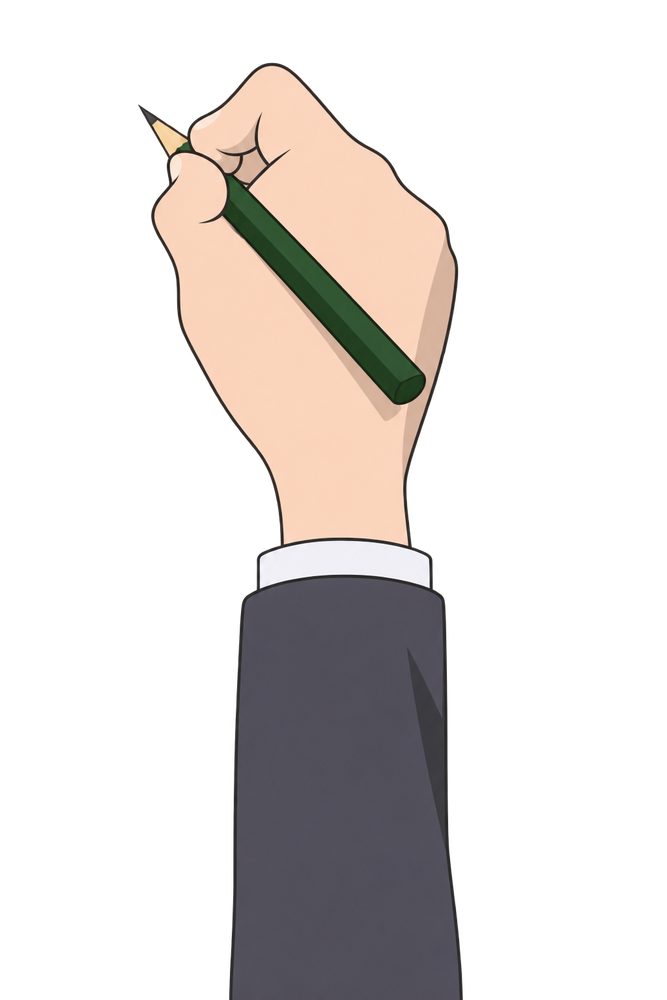
#> input picture art/cut/h08b_scrawl.png, 667 x 1000 px, shrunk from 1024 x 1536 before the run
$ python defringe.py ../art/cut/h08b_scrawl.png ../art/cut/R14f_askL3.png 5
#> lines starting #> are read from the running program, lines starting #| are printed output that depends on the picture; after the words box and inside, x2 and y2 are one past the last pixel; in counts of white or black regions, pixels touching at a corner belong together
"""Remove the light halo a white-background cutout leaves on its edge.

Edge pixels of a cutout are part artwork, part the white paper it was drawn on; when the card is
drawn with an alpha test those pixels show up as a light outline round dark areas (socks, uniform).
This copies the colour of the nearest solid pixel into every semi-transparent pixel and keeps alpha.
usage: python tools/defringe.py <in.png> <out.png> [solid_alpha=250]
"""
import sys
import numpy as np
from PIL import Image
from scipy import ndimage

src, dst = sys.argv[1], sys.argv[2]
solid = int(sys.argv[3]) if len(sys.argv) > 3 else 250
im = np.asarray(Image.open(src).convert('RGBA')).copy()
#> im is the input picture: shape (1000, 667, 4); mean R, G, B, A 44.7, 40.1, 38, 73.8
a = im[..., 3]
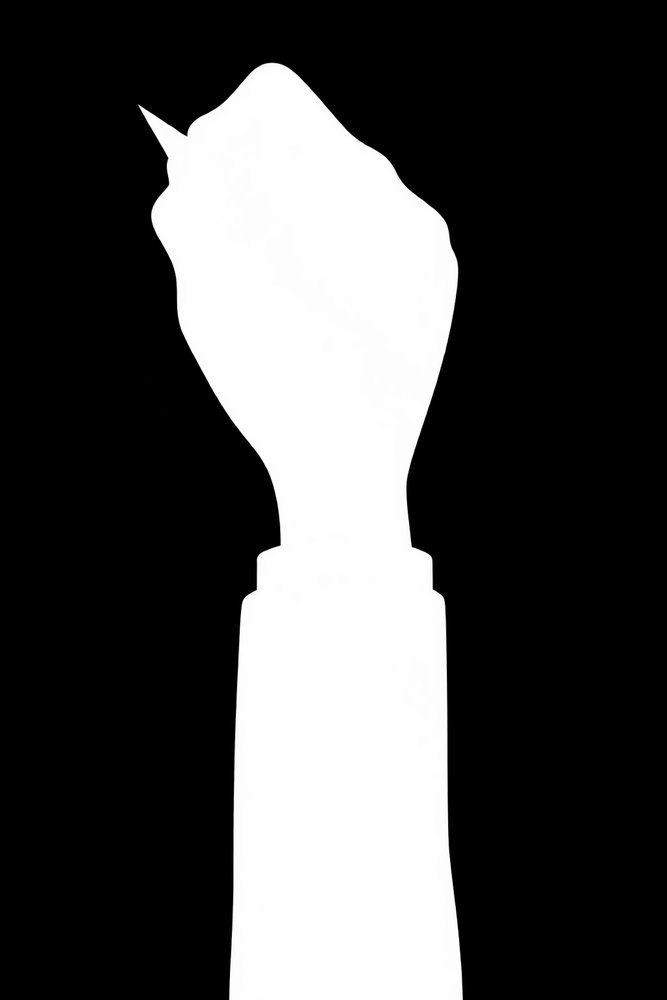
#> a: shape (1000, 667); min 0, max 255, mean 73.8
_, (iy, ix) = ndimage.distance_transform_edt(a < solid, return_indices=True)
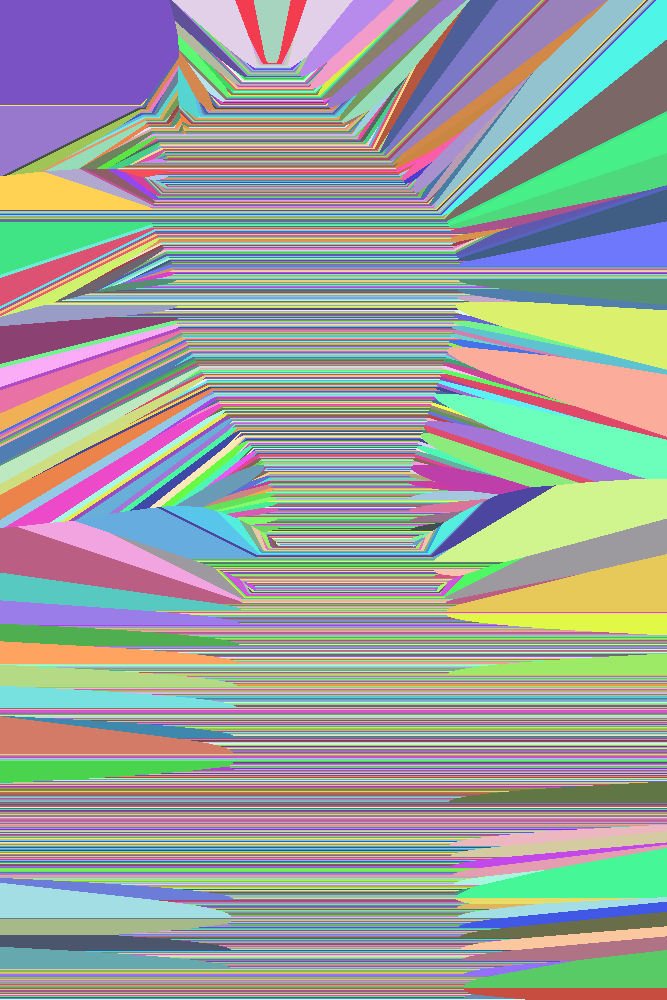
#> iy: shape (1000, 667) int32; 938 distinct labels, from 62 to 999; one colour per label, 0 black
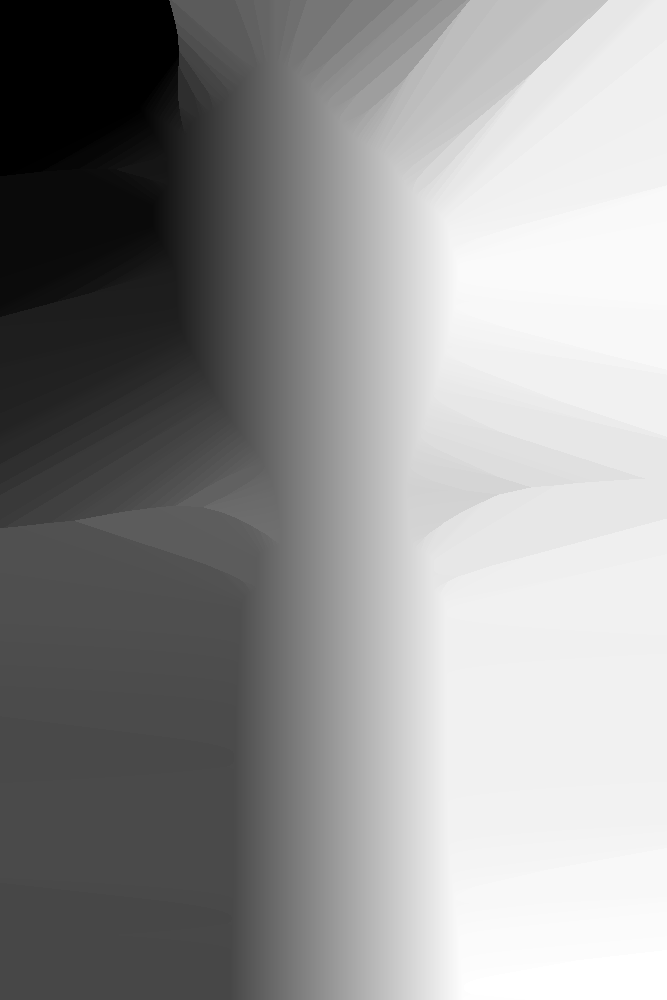
#> ix: shape (1000, 667) int32; min 138, max 464, mean 326.2; drawn with min black and max white
edge = (a > 0) & (a < solid)
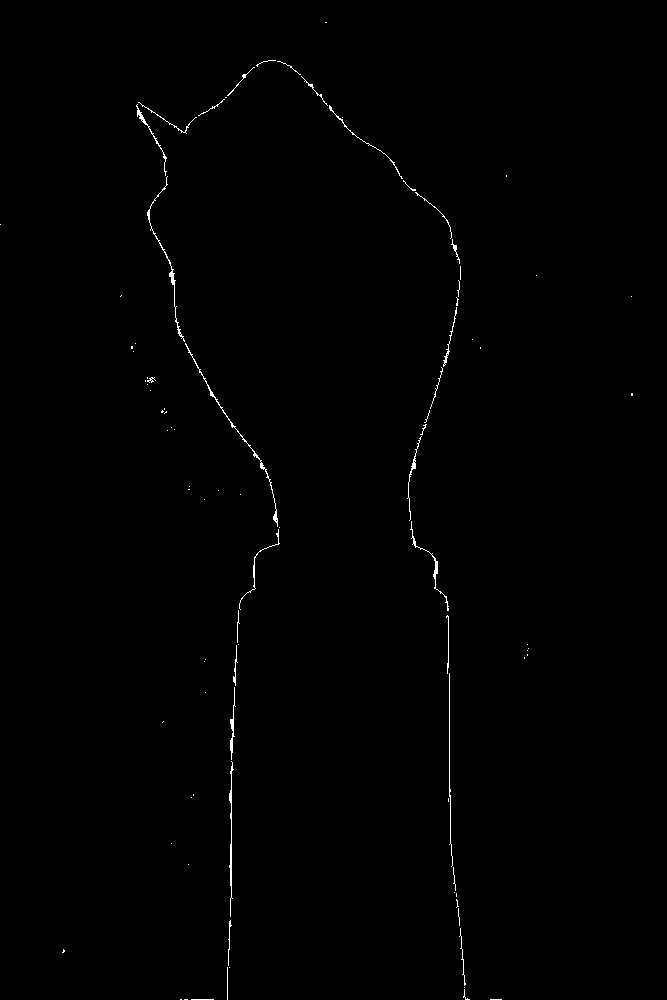
#> edge: shape (1000, 667) bool; 0.45% white in thin lines or dots
im[edge, :3] = im[iy[edge], ix[edge], :3]
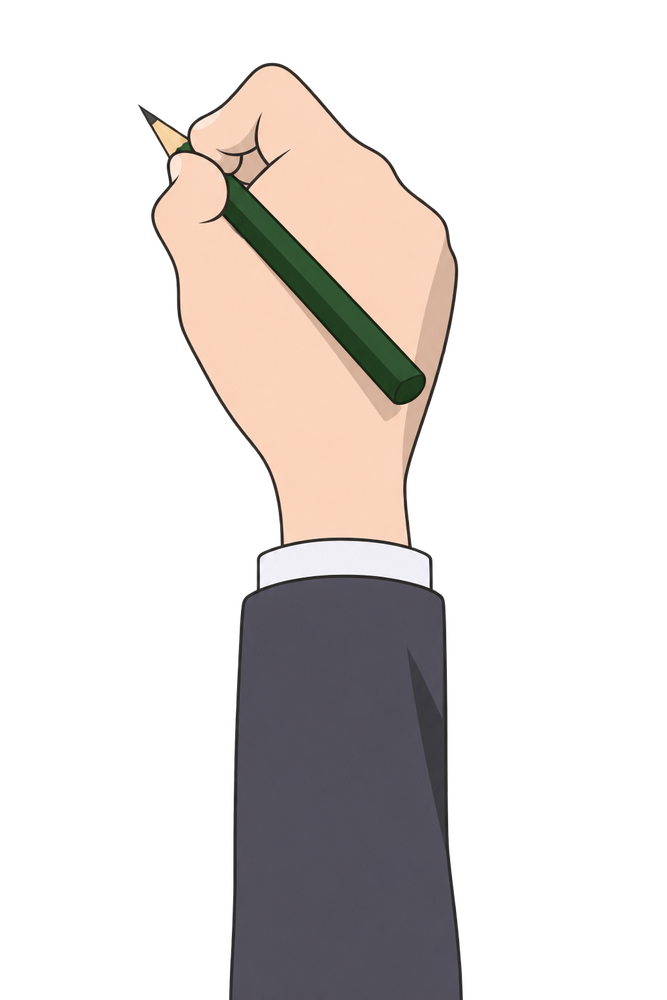
#> im: shape (1000, 667, 4); 0.45% of pixels changed, all inside (x1, y1, x2, y2) = (0, 22, 633, 1000); transparent parts drawn white
Image.fromarray(im).save(dst)
print('defringed', int(edge.sum()), 'edge pixels ->', dst)
#| defringed 3034 edge pixels -> ../art/cut/R14f_askL3.png
